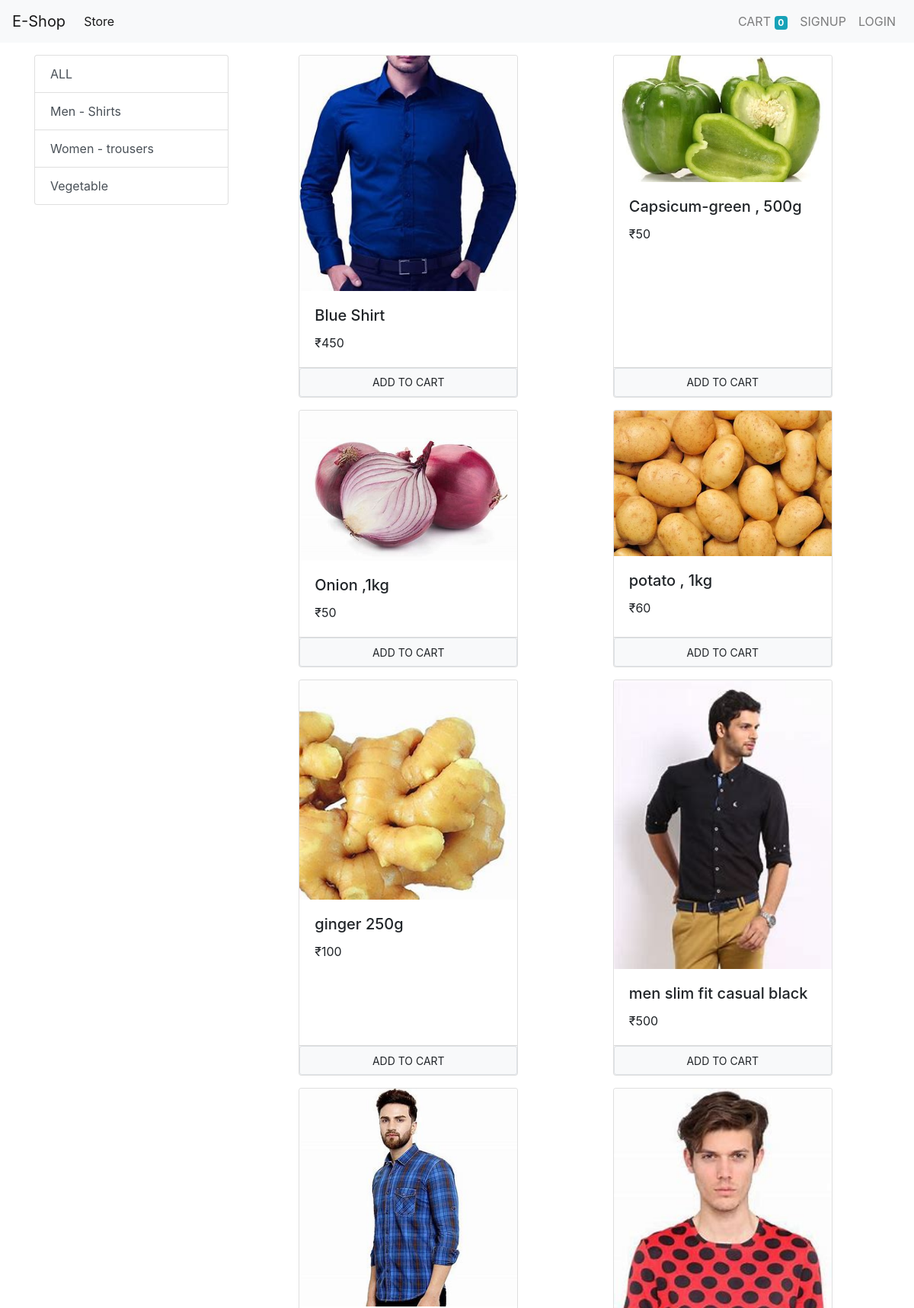
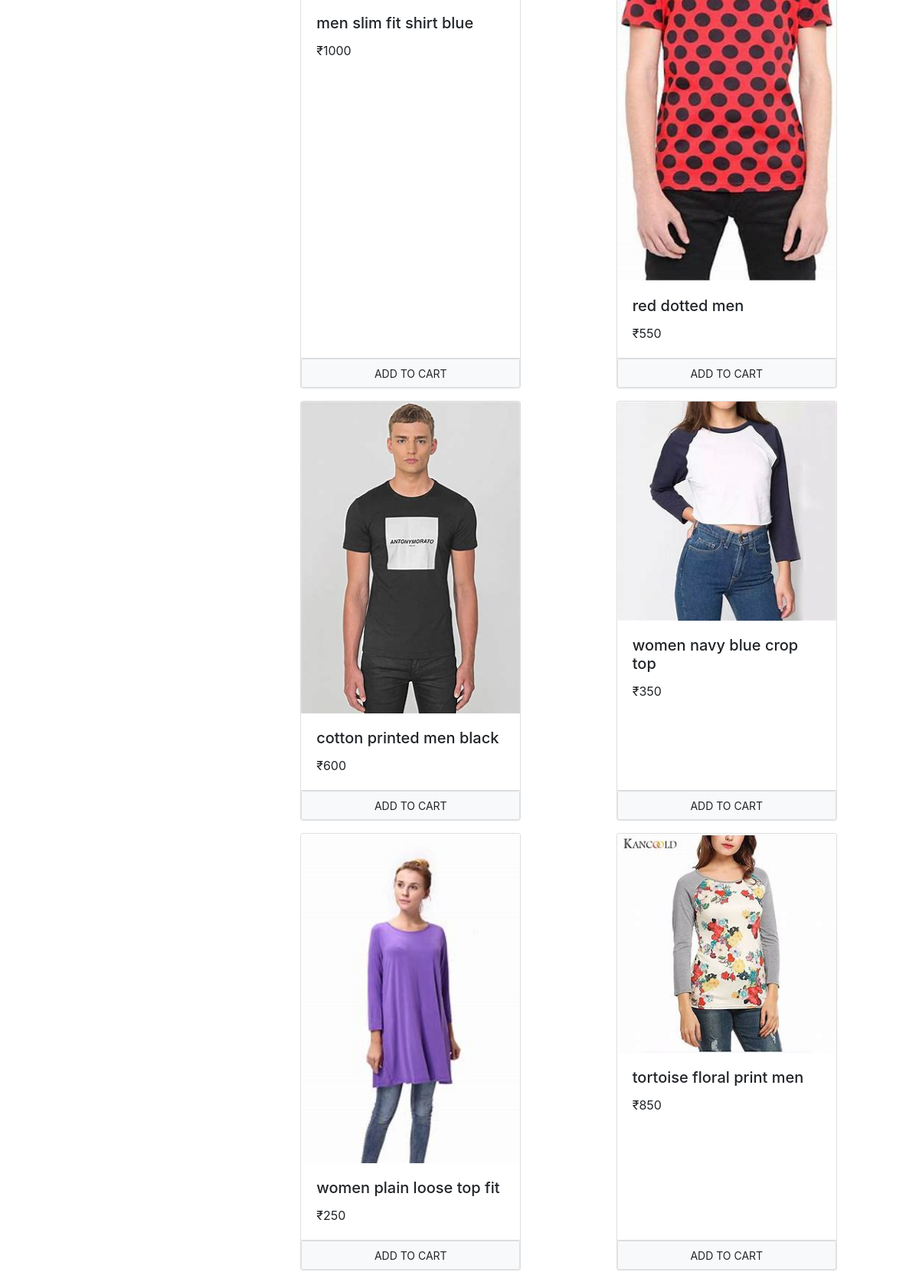
The page / (upper part) on the database its author committed (2 pictures, top to bottom).
### store/models/category.py (models this page shows, shortened)
class Category(models.Model):
    name = models.CharField(max_length=20)
    @staticmethod
    def get_all_categories():
        return Category.objects.all();

### store/models/product.py (models this page shows, shortened)
class Product(models.Model):
    name = models.CharField(max_length=50)
    price = models.IntegerField(default=0)
    category = models.ForeignKey(Category, on_delete=models.CASCADE, default=1)
    description = models.CharField(max_length=200, default='', null=True, blank=True)
    image = models.ImageField(upload_to='uploads/products/')
    @staticmethod
    def get_all_products():
        return Product.objects.all()

### store/views/home.py (the view, shortened to what this page needs)
# urls.py: path('', Index.as_view(), name='homepage'),
class Index(View):
    def get(self, request):
        products = None
        cart = request.session.get('cart')
        if not cart:
            request.session['cart']={}
        categories = Category.get_all_categories()
        categoryID = request.GET.get('category')
        if (categoryID):
            products = Product.get_all_products_by_Categoryid(categoryID)
        else:
            products = Product.get_all_products()
        data = {};
        data['products'] = products
        data['categories'] = categories
        print('you are : ', request.session.get("email"))
        print('email' in request.session)
        return render(request, 'index.html', data)

### store/templatetags/cart.py (called while the page is built)
@register.filter(name="is_in_cart")
def is_in_cart(product, cart):
    keys = cart.keys();
    for id in keys:
        if int(id) == product.id:
            return True
    return False

### store/templatetags/custom_filter.py (called while the page is built)
@register.filter(name='currency')
def currency(number):
    return "₹"+str(number)

### store/templates/index.html (shortened to what this page needs)
{% extends 'base.html' %}
{%block content %}
{% load cart %}
{% load custom_filter %}
<div class="container mt-3">
    <div class="row">
        <div class="col-lg-3 mx-auto">
            <div class="list-group">
                <a href="/" class="list-group-item list-group-item-action">ALL</a>
                {% for category in categories %}
                <a href="/?category={{category.id}}"
                   class="list-group-item list-group-item-action">{{category.name}}</a>
                {% endfor %}
            </div>
        </div>
        <div id='products' class="col-lg-9 mx-auto">
            <div class="row mx-auto">
                {% for product in products%}
                <div class="card mx-auto mb-3" id='{{product.id}}' style="width: 18rem;">
                    <img class="card-img-top" src="{{product.image.url}}" alt="Card image cap">
                    <div class="card-body">
                        <h5 class="card-title">{{product.name}}</h5>
                        <p class="card-text">{{product.price|currency}}</p>
                    </div>
                    <div class="card-footer p-0">
                        {% if product|is_in_cart:request.session.cart %}
                        <div class="row no-gutters">
                            <form action="/#{{product.id}}" method="post" class="col-2">
                                {% csrf_token %}
                                <input hidden type="text" name='product' value='{{product.id}}'>
                                <input type="text" hidden name='remove' value='True'>
                                <input type="submit" value=" - " class=" btn btn-block btn-secondary border">
                            </form>
                            <div class="text-center col">
                                    {{ product|cart_quantity:request.session.cart }} in Cart
                            </div>
                            <form action="/#{{product.id}}" method="post" class="col-2">
                                {% csrf_token %}
                                <input hidden type="text" name='product' value='{{product.id}}'>
                                <input type="submit" value=" + " class=" btn btn-block btn-secondary border">
                            </form>
                        </div>
                        {% else %}
                        <form action="/#{{product.id}}" method="post" class="btn-block">
                            <input type="submit" class="float-right btn btn-light border btn-sm form-control" value="ADD TO CART">
                        </form>
                        {% endif %}
                    </div>
                </div>
                {%endfor%}
            </div>
        </div>
    </div>
</div>
{% endblock %}

### rows shown on the page
Category: name "Men - Shirts"
Category: name "Women - trousers"
Category: name "Vegetable"
Product: {{ product.id }} 1 (drawn), image (picture), name "Blue Shirt", price "₹450"
Product: image (picture), name "Capsicum-green , 500g", price "₹50"
Product: image (picture), name "Onion ,1kg", price "₹50"
Product: image (picture), name "potato , 1kg", price "₹60"
Product: image (picture), name "ginger 250g", price "₹100"
Product: image (picture), name "men slim fit casual black", price "₹500"
Product: image (picture), name "men slim fit shirt blue", price "₹1000"
Product: image (picture), name "red dotted men", price "₹550"
Product: image (picture), name "cotton printed men black", price "₹600"
Product: image (picture), name "women navy blue crop top", price "₹350"
Product: image (picture), name "women plain loose top fit", price "₹250"
Product: image (picture), name "tortoise floral print men", price "₹850"

### other values the page prints
{{ request.session.cart|length }} "0"
